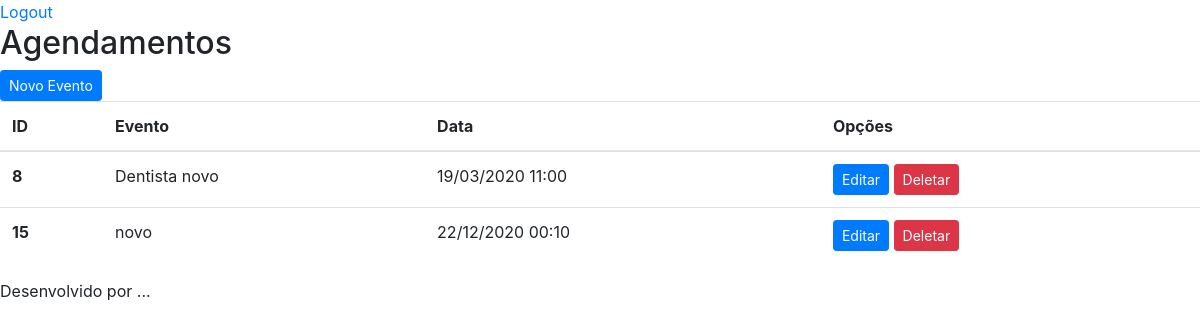
Page /agenda/ (signed in) on the earlier database version.
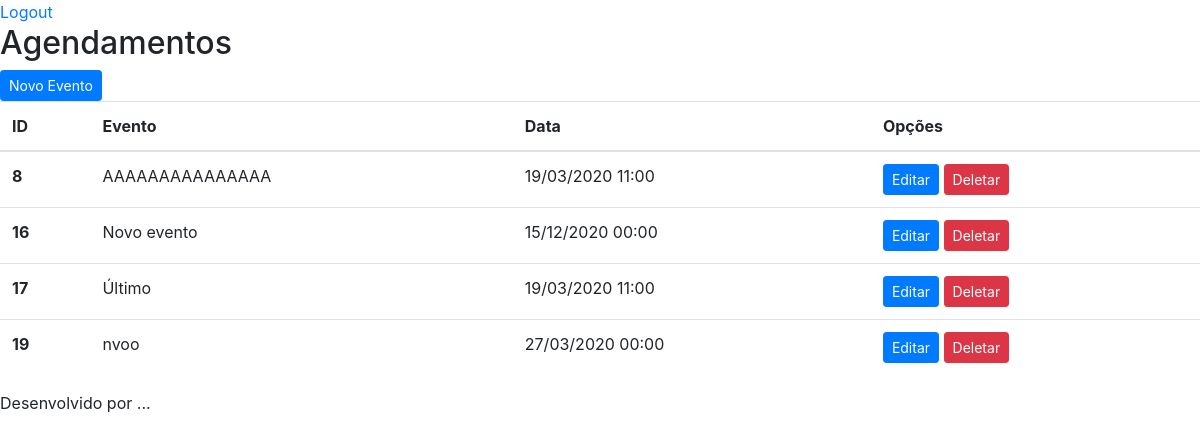
Same page on the later database version.
### core/models.py (models this page shows, shortened)
class Evento(models.Model):
    titulo = models.CharField(max_length=100, verbose_name='Título')
    descricao = models.TextField(
                                blank=True,
                                null=True,
                                verbose_name='Descrição',
                                )
    local_evento = models.CharField(
                                    max_length=50,
                                    blank=True,
                                    null=True,
                                    verbose_name='Local do evento'
                                    )
    data_evento = models.DateTimeField(verbose_name='Data do eventos')
    data_cricao = models.DateTimeField(auto_now=True,
                                       verbose_name='Data da criação')
    usuario = models.ForeignKey(User, on_delete=models.CASCADE)
    class Meta:
        db_table = 'evento'
    def get_data_evento(self):
        return self.data_evento.strftime('%d/%m/%Y %H:%M')
    def get_data_evento_atrasado(self):
        return self.data_evento < datetime.now()

### core/views.py (the view)
# urls.py: path('agenda/', views.eventos_lista, name='agenda'),
@login_required()
def eventos_lista(request):
    usuario = request.user
    current_date = datetime.now() - timedelta(hours=1)
    eventos = models.Evento.objects.filter(usuario=usuario,
                                           data_evento__gt=current_date)
    data = {'eventos': eventos}
    return render(request, 'agenda.html', data)

### templates/agenda.html
{% extends 'model-page.html' %}
{% block content %}
    <h2>Agendamentos</h2>
    <a href="{% url 'evento_create' %}" class="btn btn-primary btn-sm">
        Novo Evento
    </a>
    <table class="table">
      <thead>
        <tr>
          <th scope="col">ID</th>
          <th scope="col">Evento</th>
          <th scope="col">Data</th>
          <th scope="col">Opções</th>
        </tr>
      </thead>
      <tbody>
        {% for evento in eventos %}
        <tr {% if evento.get_data_evento_atrasado %} class="p-3 mb-2 bg-danger text-white" {% endif %}>
          <th>{{ evento.id }}</th>
          <td>{{ evento.titulo }} </td>
          <td>{{ evento.get_data_evento }}</td>
          <td>
              <a href="{% url 'evento_update' evento.id %}" class="btn btn-primary btn-sm">Editar</a>
              <a href="{% url 'evento_delete' evento.id %}" class="btn btn-danger btn-sm">Deletar</a>
          </td>
        </tr>
        {% endfor %}
      </tbody>
    </table>
{% endblock %}

### templates/model-page.html (shortened to what this page needs)
<!DOCTYPE html>
<html lang="en">
<head>
  {% include 'model-header.html' %}
</head>
<body>
    {% block content %} {% endblock %}
    {% include 'model-footer.html' %}
</body>
</html>

### templates/model-header.html (shortened to what this page needs)
{% load static %}
<link rel="stylesheet" href="{% static 'bootstrap/css/bootstrap.css' %}">
    <a href="{% url 'logout' %}">Logout</a>

### templates/model-footer.html
<p>Desenvolvido por ...</p>

Differences in the rows shown:
removed Evento: id "15", titulo "novo", get_data_evento "22/12/2020 00:10"
changed Evento id 8: titulo "Dentista novo" → "AAAAAAAAAAAAAAA"
added Evento: id "16", titulo "Novo evento", get_data_evento "15/12/2020 00:00"
added Evento: id "17", titulo "Último", get_data_evento "19/03/2020 11:00"
added Evento: id "19", titulo "nvoo", get_data_evento "27/03/2020 00:00"
